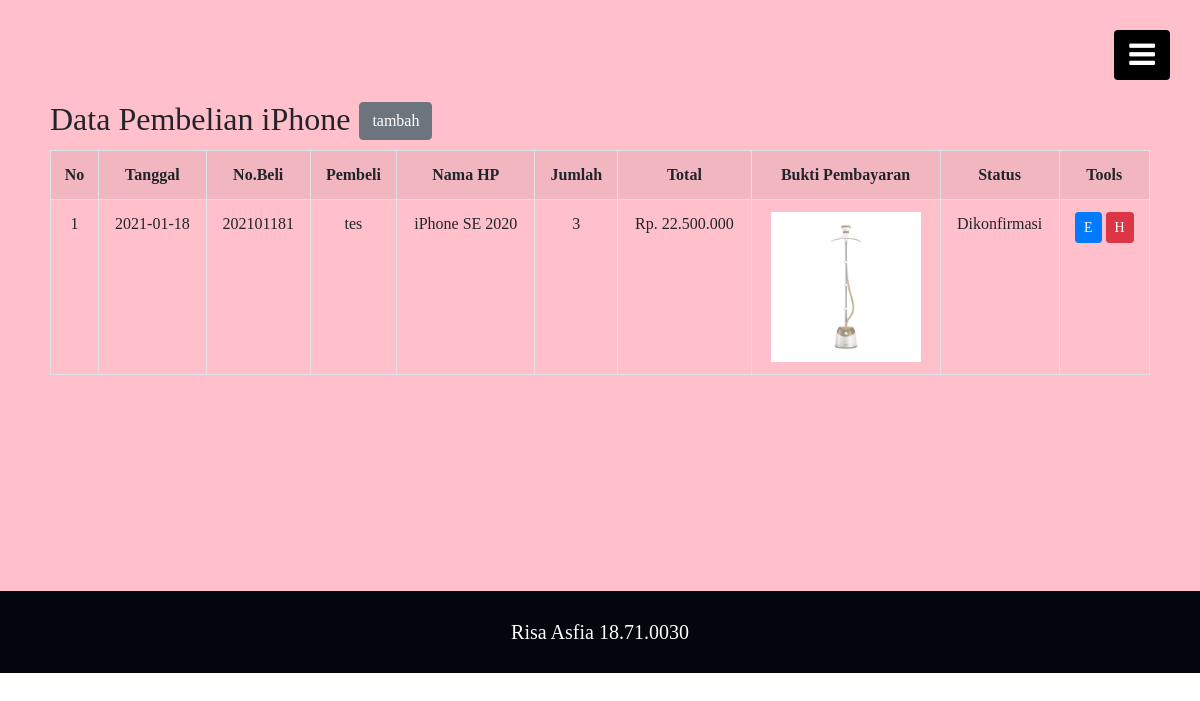
Page /user/beli.php on the committed database.
### tables this page shows
CREATE TABLE `beli` (
  `idbeli` int(11) NOT NULL,
  `id` int(11) NOT NULL,
  `idhp` int(11) NOT NULL,
  `nobeli` varchar(11) NOT NULL,
  `tgl` date NOT NULL,
  `berapa` int(11) NOT NULL,
  `total` float NOT NULL,
  `bukti` text NOT NULL,
  `status` text NOT NULL
);

CREATE TABLE `user` (
  `id` int(11) NOT NULL,
  `username` varchar(222) NOT NULL,
  `password` varchar(222) NOT NULL,
  `level` varchar(22) NOT NULL
);

CREATE TABLE `datahp` (
  `idhp` int(11) NOT NULL,
  `nama` varchar(222) NOT NULL,
  `foto` text NOT NULL,
  `rilis` date NOT NULL,
  `layar` varchar(222) NOT NULL,
  `chipset` varchar(222) NOT NULL,
  `ram` varchar(222) NOT NULL,
  `internal` varchar(222) NOT NULL,
  `eksternal` varchar(222) NOT NULL,
  `kamera` varchar(222) NOT NULL,
  `baterai` varchar(222) NOT NULL,
  `harga` float NOT NULL,
  `jumlah` int(11) NOT NULL
);

### user/beli.php (the view)
<?php require('header.php'); ?>
<section style="background-color: pink; padding-top: 100px; padding-bottom: 200px; padding-left: 50px; padding-right: 50px">
  <div class="container-fluix">
    <h2 style="display: inline">Data Pembelian iPhone</h2>
     <a style="margin-left: 5px; margin-bottom: 10px;" href="beli_input.php"class="btn btn-secondary">tambah</a><br>
      <div class="table-responsive">
            <table class="table table-striped table-hover table-bordered text-center">
              <tr>
                <th>No</th>
                <th>Tanggal</th>
                <th>No.Beli</th>
                <th>Pembeli</th>
                <th>Nama HP</th>
                <th>Jumlah</th>
                <th>Total</th>
                <th>Bukti Pembayaran</th>
                <th>Status</th>
                <th>Tools</th>
              </tr>
              <?php
                $mysql = "SELECT * FROM beli INNER JOIN datahp ON beli.idhp = datahp.idhp INNER JOIN user ON beli.id = user.id";
                $myQry = mysqli_query($kon, $mysql) or die ("Query Salah : ".mysqli_error($kon));
                $no = 1;
                while($kolomData = mysqli_fetch_array($myQry)){
              ?>
              <tr>
                <td><?php echo $no++; ?></td>
                <td><?php echo $kolomData['tgl'] ?></td>
                <td><?php echo $kolomData['nobeli'] ?></td>
                <td><?php echo $kolomData['username'] ?></td>
                <td><?php echo $kolomData['nama'] ?></td>
                <td><?php echo $kolomData['berapa'] ?></td>
                <td>Rp. <?= number_format($kolomData['total'],0,'.','.') ?></td>
                <td><img src="../<?php echo $kolomData['bukti'] ?>" width="150px"></td>
                <td><?php echo $kolomData['status'] ?></td>
                <td>
                  <a href="beli_edit.php?idbeli=<?php echo $kolomData['idbeli']; ?>" title="Edit Data" class="btn btn-primary btn-sm">E</a>
                  <a href="beli_delete.php?idbeli=<?php echo $kolomData['idbeli'] ?>" title="Hapus Data" onclick="confirm('Yakin menghapus Data ini?')" class="btn btn-danger btn-sm">H</a>
                </td>
              </tr>
              <?php } ?>
            </table>
          </div>
  </div>
</section>
 <div class="copyright"><p>Risa Asfia 18.71.0030</p>
</div>
</body>
</html>

### rows in the picture
beli: tgl "2021-01-18", nobeli "202101181", user.username "tes", datahp.nama "iPhone SE 2020", berapa "3", total "22.500.000", bukti (picture), status "Dikonfirmasi"
